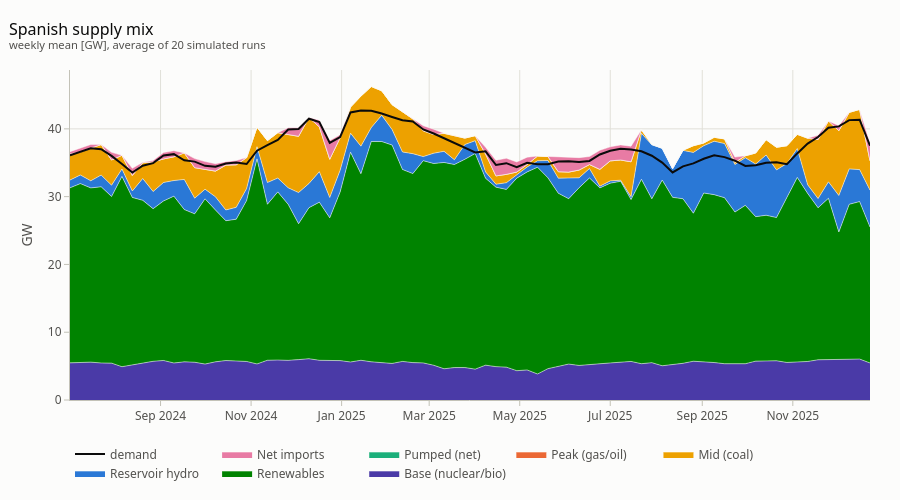

This figure's notebook cell:
### Markdown cell above
## Spanish dispatch

Weekly mean supply serving Spanish demand, averaged over the 20 runs.  Thermal is
bucketed by marginal cost: base ≤ 50 (nuclear, waste, geo), mid 50–100 (coal, lignite,
CCGT, biomass), peak > 100 EUR/MWh (OCGT, oil).  Pumped storage and imports are net
contributions (only their positive part stacks).

### Code cell
stack = [("Base (nuclear/bio)", "baseES", PAL[4]), ("Renewables", "resES", PAL[3]),
         ("Reservoir hydro", "turbES", PAL[0]), ("Mid (coal)", "midES", PAL[2]),
         ("Peak (gas/oil)", "peakES", PAL[7]), ("Pumped (net)", "stsES", PAL[1]),
         ("Net imports", "impES", PAL[6])]
wd = diag.groupby("t").agg(date=("date", "first"), dem=("dES", "mean"),
                           **{c: (c, "mean") for _, c, _ in stack}).reset_index()
for _, c, _ in stack[-2:]:
    wd[c] = wd[c].clip(lower=0)

fig = go.Figure()
for name, c, color in stack:
    fig.add_scatter(x=wd.date, y=wd[c] / 1e3, mode="lines", name=name, stackgroup="es",
                    line=dict(width=0.5, color=SURF), fillcolor=color)
fig.add_scatter(x=wd.date, y=wd.dem / 1e3, mode="lines", name="demand",
                line=dict(color=INK, width=2))
style(fig, "Spanish supply mix", "weekly mean [GW], average of 20 simulated runs", h=500)
fig.update_layout(legend=dict(orientation="h", y=-0.12, yanchor="top", x=0, xanchor="left"))
fig.update_yaxes(title_text="GW")
fig.show()
